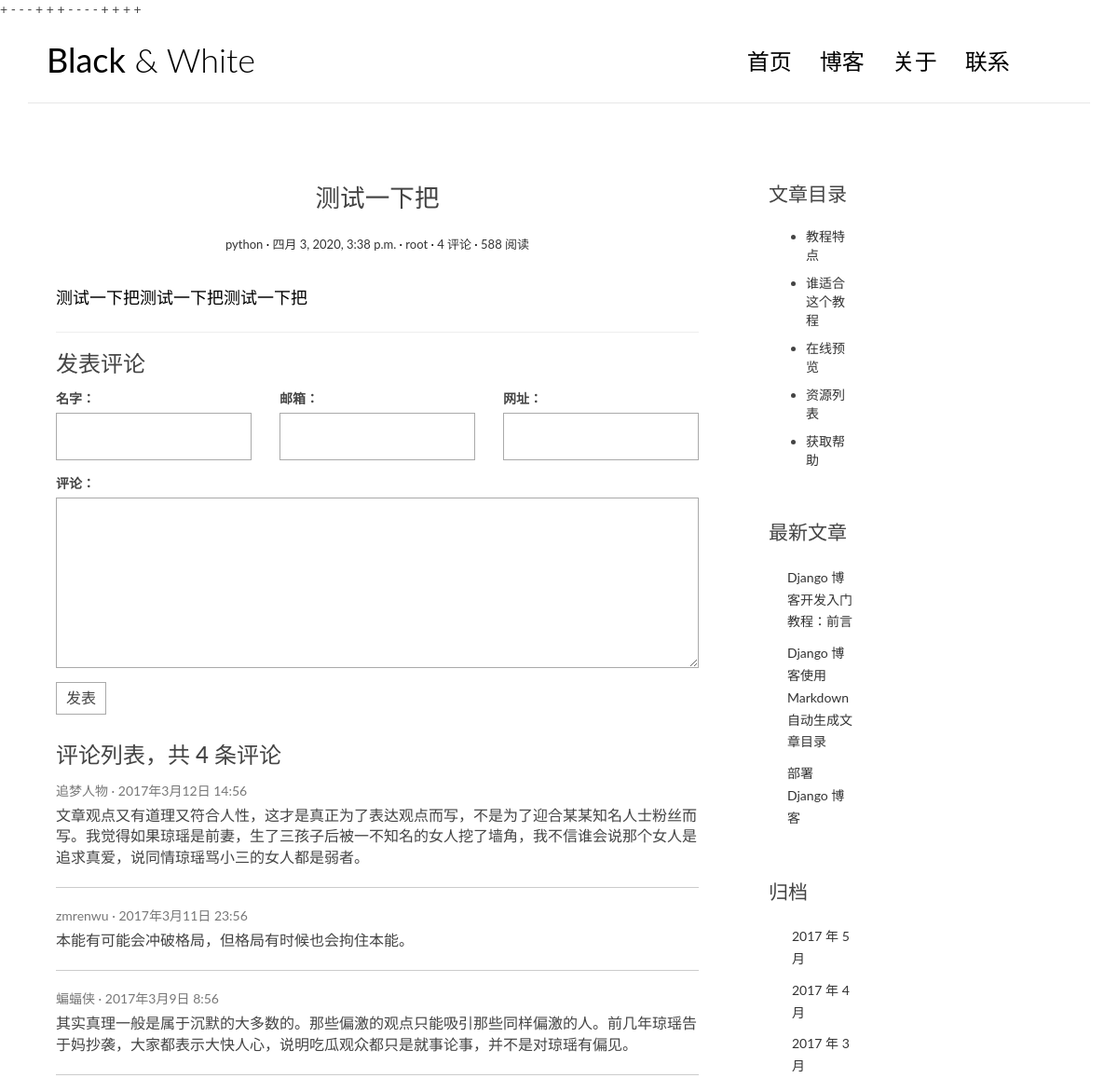
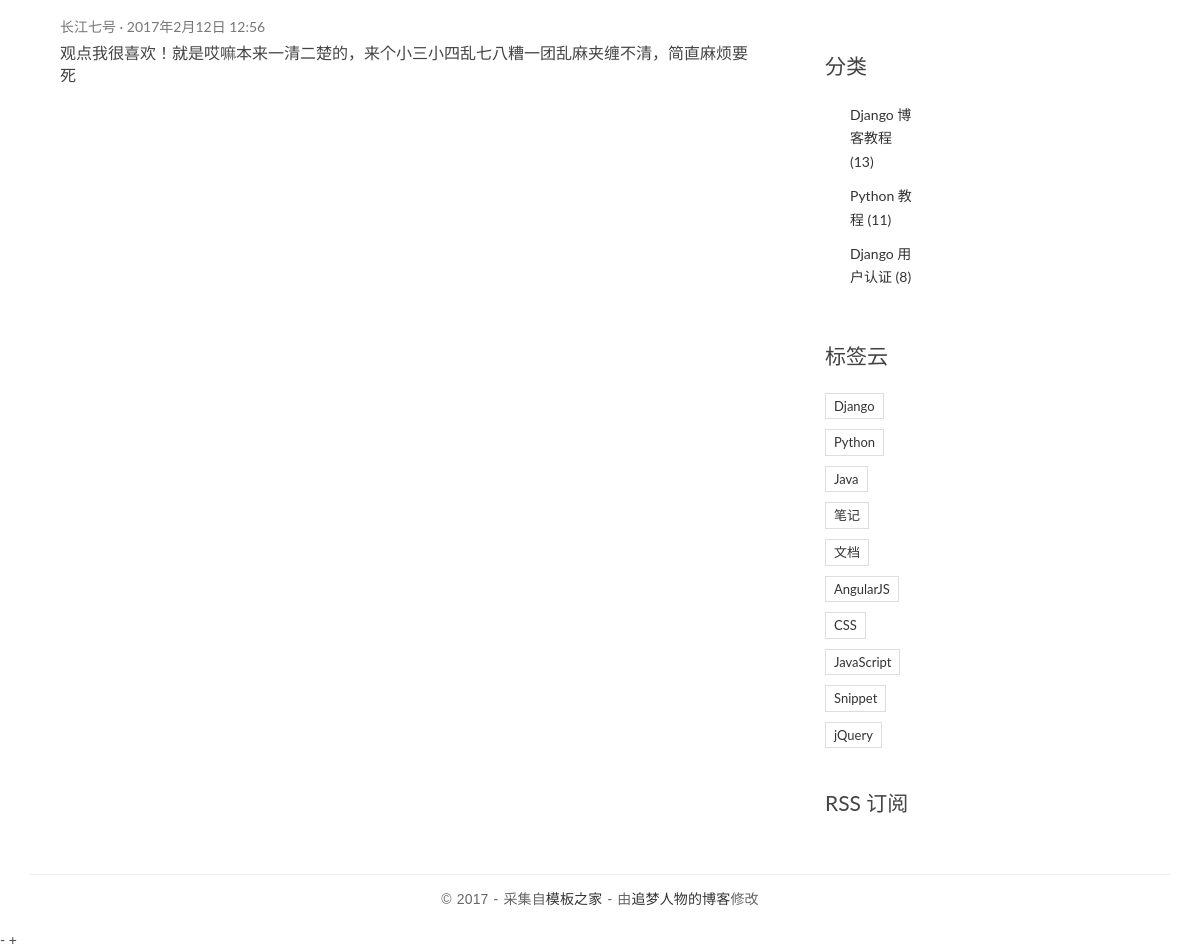
The page /posts/2 on the database its author committed (2 pictures, top to bottom).
### blog/models.py (models this page shows, shortened)
class Post(models.Model):
    title = models.CharField('标题', max_length=70)
    body = models.TextField('正文')
    created_time = models.DateTimeField('创建时间', default=timezone.now)
    modified_time = models.DateTimeField('修改时间')
    excerpt = models.CharField('摘要', max_length=200, blank=True)
    category = models.ForeignKey(Category, verbose_name='分类', on_delete=models.CASCADE)
    tags = models.ManyToManyField(Tag, verbose_name='标签', blank=True)
    author = models.ForeignKey(User, verbose_name='作者', on_delete=models.CASCADE)
    class Meta:
        verbose_name = '文章'
        verbose_name_plural = verbose_name

class Category(models.Model):
    name = models.CharField(max_length=100)
    class Meta:
        verbose_name = '分类'
        verbose_name_plural = verbose_name

### blog/views.py (the view)
# urls.py: path('posts/<int:pk>', views.detail, name = 'detail'),
def detail(request,pk):
    post = get_object_or_404(Post, pk=pk)
    return render(request, 'blog/detail.html', context={
        'post':post
    })

### templates/blog/detail.html (shortened to what this page needs)
{% extends 'base.html' %}
                {% block main %}
                    <article class="post post-{{ post.pk }}">
                         <header class="entry-header">
                        <h1 class="entry-title">{{ post.title }}</h1>
                        <div class="entry-meta">
                          <span class="post-category"><a href="#">{{ post.category.name }}</a></span>
                          <span class="post-date"><a href="#"><time class="entry-date"
                                                                    datetime="{{ post.created_time }}">{{ post.created_time }}</time></a></span>
                          <span class="post-author"><a href="#">{{ post.author }}</a></span>
                          <span class="comments-link"><a href="#">4 评论</a></span>
                          <span class="views-count"><a href="#">588 阅读</a></span>
                        </div>
                      </header>
                      <div class="entry-content clearfix">
                        {{ post.body }}
                      </div>
                    </article>
                <section class="comment-area" id="comment-area">
                    <hr>
                    <h3>发表评论</h3>
                    <form action="#" method="post" class="comment-form">
                        <div class="row">
                            <div class="col-md-4">
                                <label for="id_name">名字：</label>
                                <input type="text" id="id_name" name="name" required>
                            </div>
                            <div class="col-md-4">
                                <label for="id_email">邮箱：</label>
                                <input type="email" id="id_email" name="email" required>
                            </div>
                            <div class="col-md-4">
                                <label for="id_url">网址：</label>
                                <input type="text" id="id_url" name="url">
                            </div>
                            <div class="col-md-12">
                                <label for="id_comment">评论：</label>
                                <textarea name="comment" id="id_comment" required></textarea>
                                <button type="submit" class="comment-btn">发表</button>
                            </div>
                        </div>
                    </form>
                    <div class="comment-list-panel">
                        <h3>评论列表，共 <span>4</span> 条评论</h3>
                        <ul class="comment-list list-unstyled">
                            <li class="comment-item">
                                <span class="nickname">追梦人物</span>
                                <time class="submit-date" datetime="2012-11-09T23:15:57+00:00">2017年3月12日 14:56</time>
                                <div class="text">
                                    文章观点又有道理又符合人性，这才是真正为了表达观点而写，不是为了迎合某某知名人士粉丝而写。我觉得如果琼瑶是前妻，生了三孩子后被一不知名的女人挖了墙角，我不信谁会说那个女人是追求真爱，说同情琼瑶骂小三的女人都是弱者。
                                </div>
                            </li>
                            <li class="comment-item">
                                <span class="nickname">zmrenwu</span>
                                <time class="submit-date" datetime="2012-11-09T23:15:57+00:00">2017年3月11日 23:56</time>
                                <div class="text">
                                    本能有可能会冲破格局，但格局有时候也会拘住本能。
                                </div>
                            </li>
                            <li class="comment-item">
                                <span class="nickname">蝙蝠侠</span>
                                <time class="submit-date" datetime="2012-11-09T23:15:57+00:00">2017年3月9日 8:56</time>
                                <div class="text">
                                    其实真理一般是属于沉默的大多数的。那些偏激的观点只能吸引那些同样偏激的人。前几年琼瑶告于妈抄袭，大家都表示大快人心，说明吃瓜观众都只是就事论事，并不是对琼瑶有偏见。
                                </div>
                            </li>
                            <li class="comment-item">
                                <span class="nickname">长江七号</span>
                                <time class="submit-date" datetime="2012-11-09T23:15:57+00:00">2017年2月12日 12:56</time>
                                <div class="text">
                                    观点我很喜欢！就是哎嘛本来一清二楚的，来个小三小四乱七八糟一团乱麻夹缠不清，简直麻烦要死
                                </div>
                            </li>
                        </ul>
                    </div>
                </section>
                {% endblock main %}
                {% block toc %}
            <aside class="col-md-4">
                <div class="widget widget-content">
                    <h3 class="widget-title">文章目录</h3>
                    <ul>
                        <li>
                            <a href="#">教程特点</a>
                        </li>
                        <li>
                            <a href="#">谁适合这个教程</a>
                        </li>
                        <li>
                            <a href="#">在线预览</a>
                        </li>
                        <li>
                            <a href="#">资源列表</a>
                        </li>
                        <li>
                            <a href="#">获取帮助</a>
                        </li>
                    </ul>
                </div>
                {% endblock toc %}

### blog/static/blog/css/custom.css (style rules this page uses)
* { outline: none; }
h1, h2, h3, h4, h5, h6 { margin-top: 0; }
a { color: #333; }
body { color: #444; font-family: 'Lato', sans-serif; }
.post { background: #fff; padding: 30px 30px 0; }
.entry-title { text-align: center; font-size: 1.9em; margin-bottom: 20px; line-height: 1.6; padding: 10px 20px 0; }
.entry-meta { text-align: center; color: #DDDDDD; font-size: 13px; margin-bottom: 30px; }
.entry-content { font-size: 18px; line-height: 1.9; font-weight: 300; color: #000; }
.post-category::after, .post-date::after, .post-author::after, .comments-link::after { content: ' ·'; color: #000; }
.widget { background: #fff; padding: 30px 0 0; }
.widget-title { font-size: 1.5em; margin-bottom: 20px; line-height: 1.6; padding: 10px 0 0; font-weight: 400; }
.widget-content ul li { margin-bottom: 10px; }
.contact-form input, .comment-form input { border: 1px solid #aaa; margin-bottom: 15px; width: 100%; padding: 15px 15px; font-size: 16px; line-height: 100%; transition: 0.4s border-color linear; }
.contact-form textarea, .comment-form textarea { border: 1px solid #aaa; margin-bottom: 15px; width: 100%; padding: 15px 15px; font-size: 16px; line-height: 20px !important; min-height: 183px; transition: 0.4s border-color linear; }
.comment-area { padding: 0 30px 0; }
.comment-form { margin-top: 15px; }
.comment-form .comment-btn { background-color: #fff; border: 1px solid #aaa; font-size: 16px; padding: 5px 10px; }
.comment-list-panel { margin-top: 30px; }
.comment-list { margin-top: 15px; }
.comment-item:not(:last-child) { border-bottom: 1px #ccc solid; margin-bottom: 20px; padding-bottom: 20px; }
.comment-item .nickname, .comment-item .submit-date { color: #777; font-size: 14px; }
.comment-item .nickname:after { content: ' ·'; }
.comment-item .text { padding-top: 5px; font-size: 16px; }

### rows shown on the page
Post: title "测试一下把", category.name "python", created_time "四月 3, 2020, 3:38 p.m.", author "root", body "测试一下把测试一下把测试一下把"
